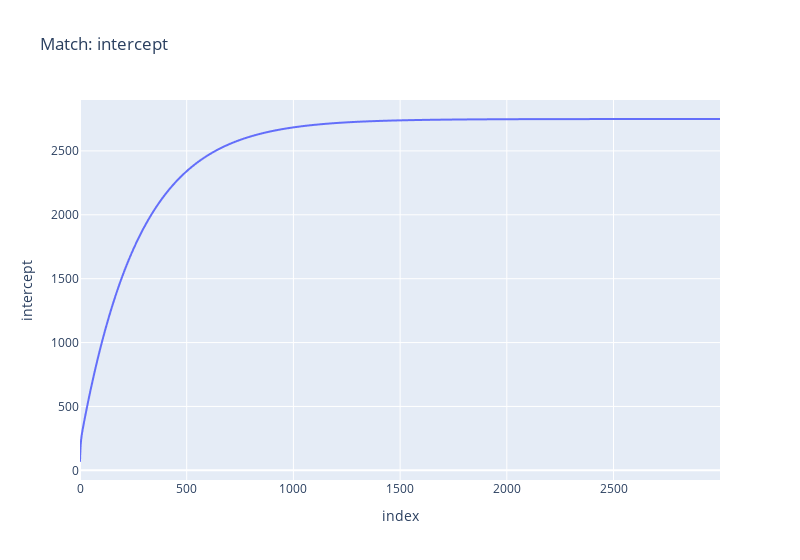

This figure's notebook cell:
### Code cell
px.line(df, y='intercept', width=800, title='Match: intercept')

### Figure 1 — Plotly figure (JSON) as saved in the notebook; plotly's stock layout.template omitted (floating-point values rounded to 4 significant figures; data arrays with more than 128 entries replaced by an {"elided": "..."} marker saying what was removed)
{"data": [{"hovertemplate": "index=%{x}<br>intercept=%{y}<extra></extra>", "legendgroup": "", "line": {"color": "#636efa", "dash": "solid"}, "marker": {"symbol": "circle"}, "mode": "lines", "name": "", "showlegend": false, "type": "scattergl", "x": {"elided": "3000 int values"}, "xaxis": "x", "y": {"elided": "3000 float values"}, "yaxis": "y"}], "layout": {"legend": {"tracegroupgap": 0}, "title": {"text": "Match: intercept"}, "width": 800, "xaxis": {"anchor": "y", "domain": [0, 1], "title": {"text": "index"}}, "yaxis": {"anchor": "x", "domain": [0, 1], "title": {"text": "intercept"}}}}
